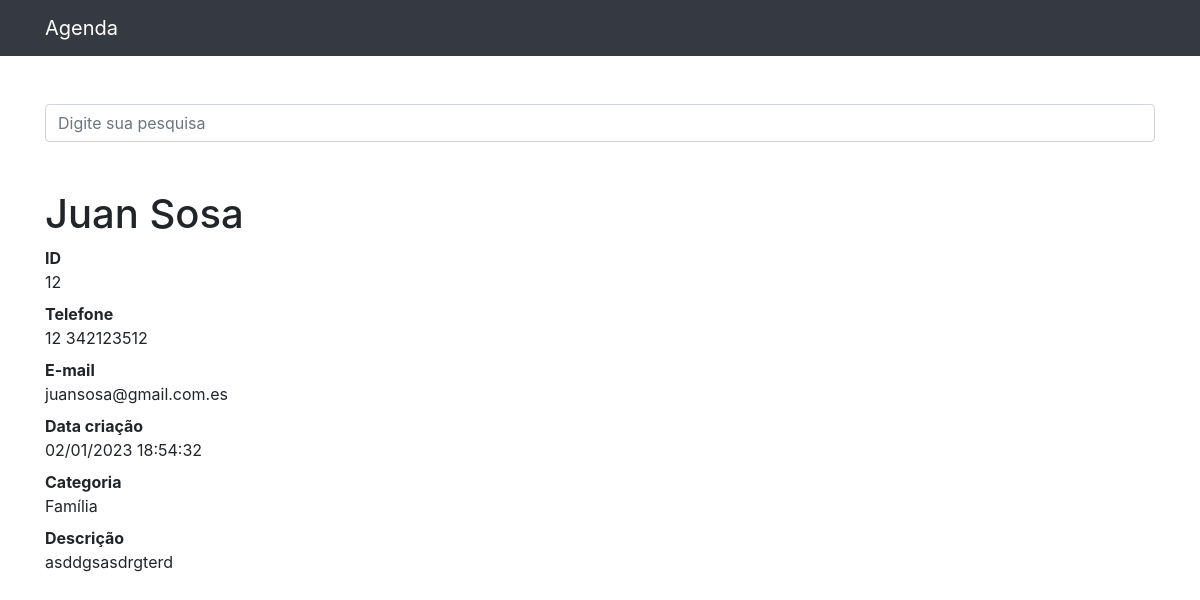
Page /12 on the committed database.
### contatos/models.py (models this page shows, shortened)
class Contato(models.Model):
    nome = models.CharField(max_length=255)
    sobrenome = models.CharField(max_length=255, blank=True)
    telefone = models.CharField(max_length=255)
    email = models.CharField(max_length=255, blank=True)
    data_criacao = models.DateTimeField(default=timezone.now)
    descricao = models.TextField(blank=True)
    categoria = models.ForeignKey(Categoria, on_delete=models.DO_NOTHING)
    mostrar = models.BooleanField(default=True)
    foto = models.ImageField(blank=True, upload_to='fotos/%Y/%m/%d')

class Categoria(models.Model):
    nome = models.CharField(max_length=255)
    def __str__(self):
        return self.nome

### contatos/views.py (the view)
# urls.py: path('<int:contato_id>', views.ver_contato, name='ver_contato'),
def ver_contato(request, contato_id):
    contato = get_object_or_404(Contato, id=contato_id)
    if not contato.mostrar:
        raise Http404()
    return render(request, 'contatos/ver_contato.html', {
        'contato': contato
    })

### contatos/templates/contatos/ver_contato.html (shortened to what this page needs)
{% extends 'base.html' %}
{%block conteudo%}
<h1 class="mt-5">{{ contato.nome }} {{ contato.sobrenome }}</h1>
<dl>
    <dt>ID</dt>
    <dd>{{ contato.id }}</dd>
    <dt>Telefone</dt>
    <dd>{{ contato.telefone }}</dd>
    <dt>E-mail</dt>
    <dd>{{ contato.email }}</dd>
    <dt>Data criação</dt>
    <dd>{{ contato.data_criacao| date:'d/m/Y H:i:s'  }}</dd>
    <dt>Categoria</dt>
    <dd>{{ contato.categoria }}</dd>
    <dt>Descrição</dt>
          <dd>
            {{ contato.descricao }}
          </dd>
</dl>
{%endblock%}

### rows in the picture
Contato: nome "Juan", sobrenome "Sosa", id "12", telefone "12 342123512", email "juansosa@gmail.com.es", data_criacao "02/01/2023 18:54:32", categoria "Família", descricao "asddgsasdrgterd"
